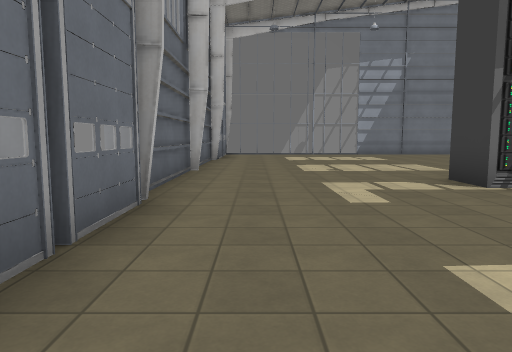
View 1 (above)

20 first-person views from a walk through a Godot game level. The camera is 1.5 m above the floor, tilts 6° down and sees 70° across. The floor is counted in squares, 2 m on a side. Each view is taken from the middle of a square. On the plan, view 1 faces up. The plan holds only what a view shows up to about 11 squares ahead; the rest is blank. The place goes on beyond the plan. Some surface patterns are stand-ins.

View 2
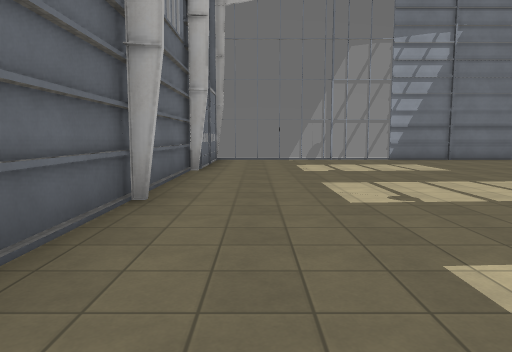

View 3
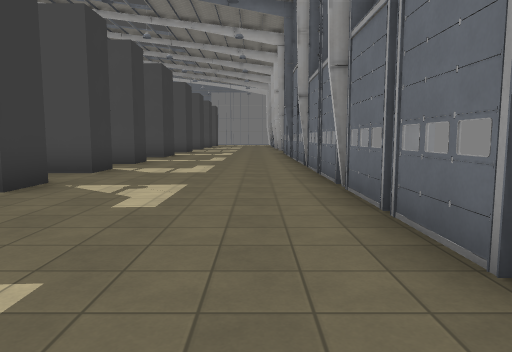

View 4
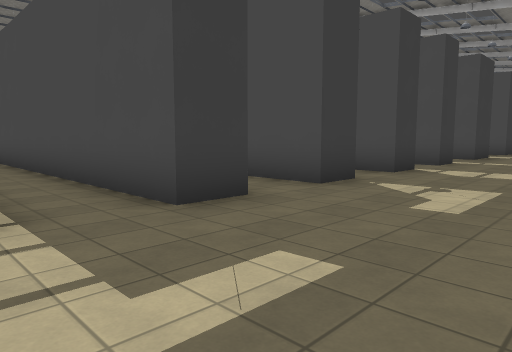

View 5
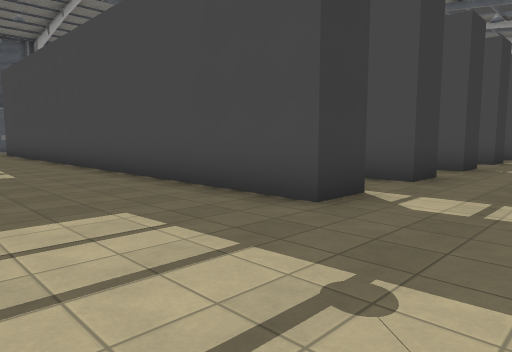

View 6
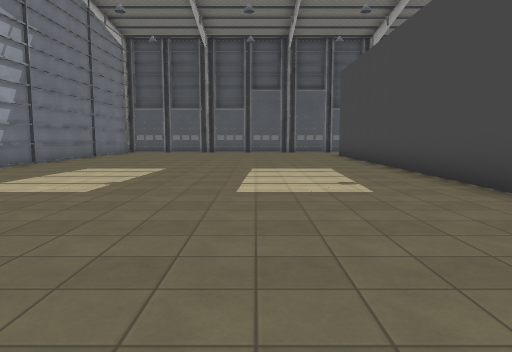

View 7
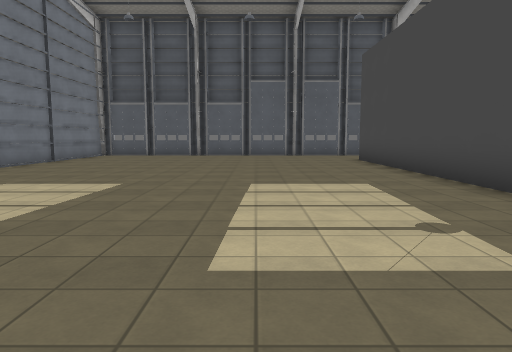

View 8
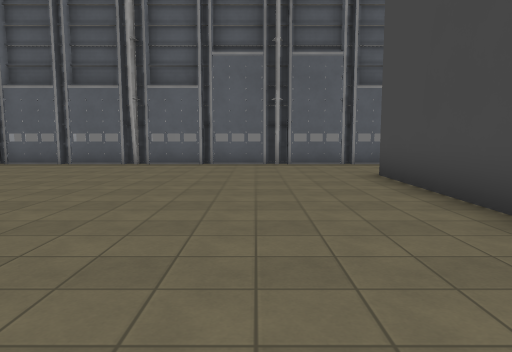

View 9
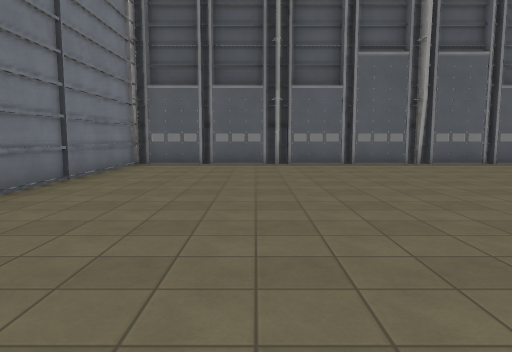

View 10
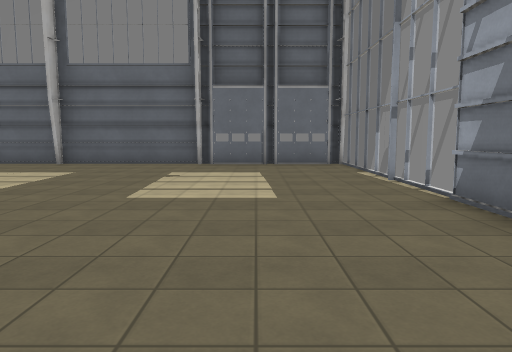

View 11
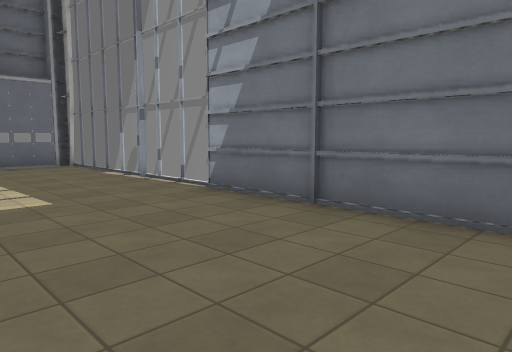

View 12
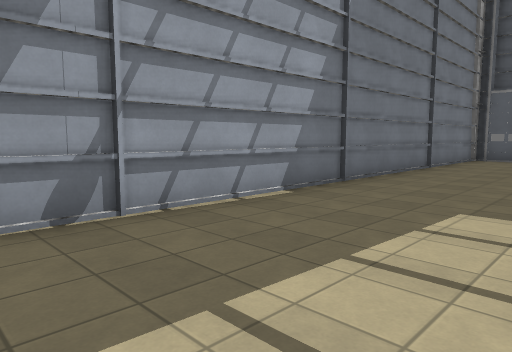

View 13
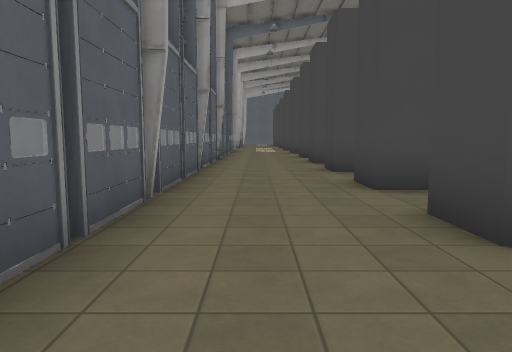

View 14
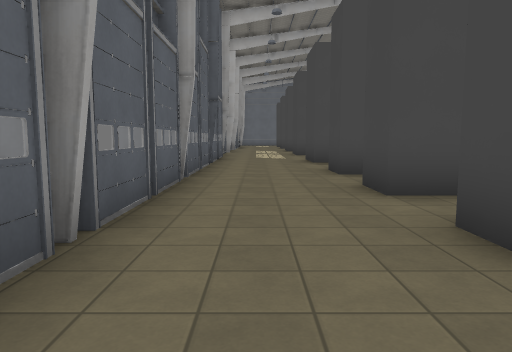

View 15
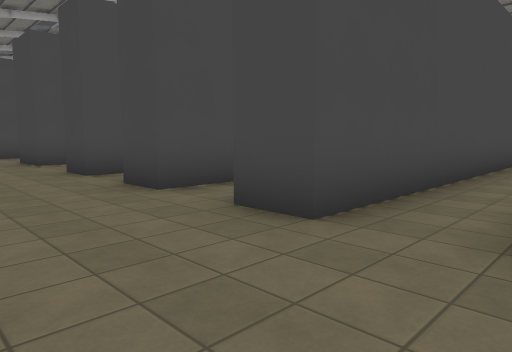

View 16
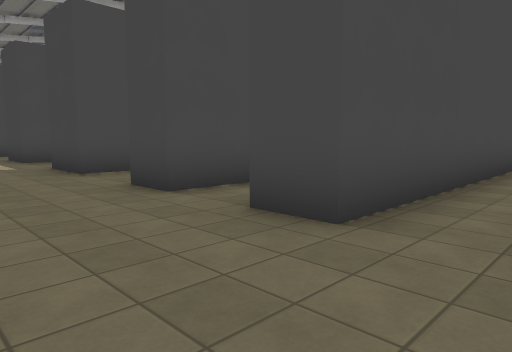

View 17
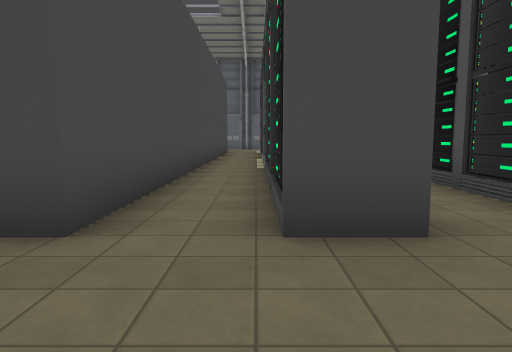

View 18
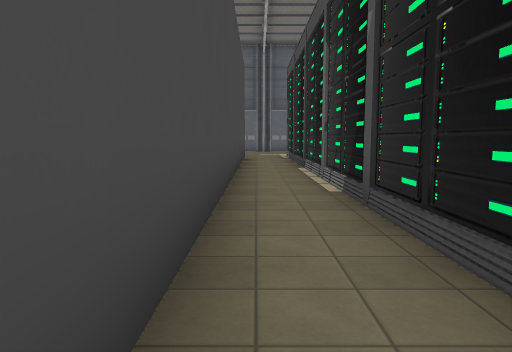

View 19
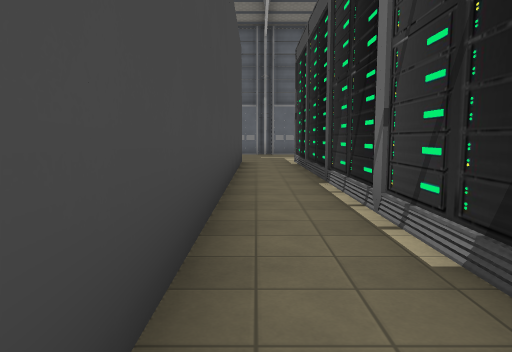

View 20
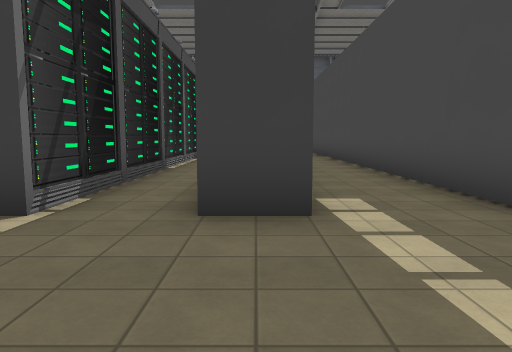

### Floor plan
Key: @ floor where view 1 was taken; # wall or solid block; . floor; / step, stairs or slope; = window, fence, low wall or low ledge.
Columns run from 2 left of view 1 to 23 right of it. Each row starts with its distance up from view 1.
 17 ##########################
 16 #........................#
 15 =........................=
 14 #........................#
 13 #........................#
 12 #........................#
 11 #........................=
 10 #........................#
  9 #........................#
  8 #........................#
  7 #........................=
  6 #.....################...#
  5 #..........          ....#
  4 #.............       ....#
  3 =.....#########     ##...=
  2 #......         .........#
  1 #.....##     #########...#
  0 #.@...#           ####...#
 -1 =......         .........=
 -2 #.....################...#
 -3 #.....////////////////...#
 -4 #........................#
 -5 =.....################...=
 -6    .........         ....#
 -7     ..........       ....#
 -8       ########      ##...#
 -9                      #.

Positions as (right, up) in squares from view 1, and headings:
1: (0, 0), facing up
2: (0, 4), facing up
3: (0, 6), facing down
4: (0, 6), facing down-right
5: (1, 10), facing down-right
6: (4, 10), facing right
7: (7, 10), facing right
8: (12, 9), facing right
9: (12, 13), facing right
10: (9, 14), facing left
11: (9, 13), facing up-left
12: (9, 13), facing up-right
13: (21, 9), facing down
14: (21, 3), facing down
15: (22, 3), facing down-left
16: (22, 0), facing down-left
17: (22, -3), facing left
18: (18, -4), facing left
19: (15, -4), facing left
20: (0, -5), facing right
